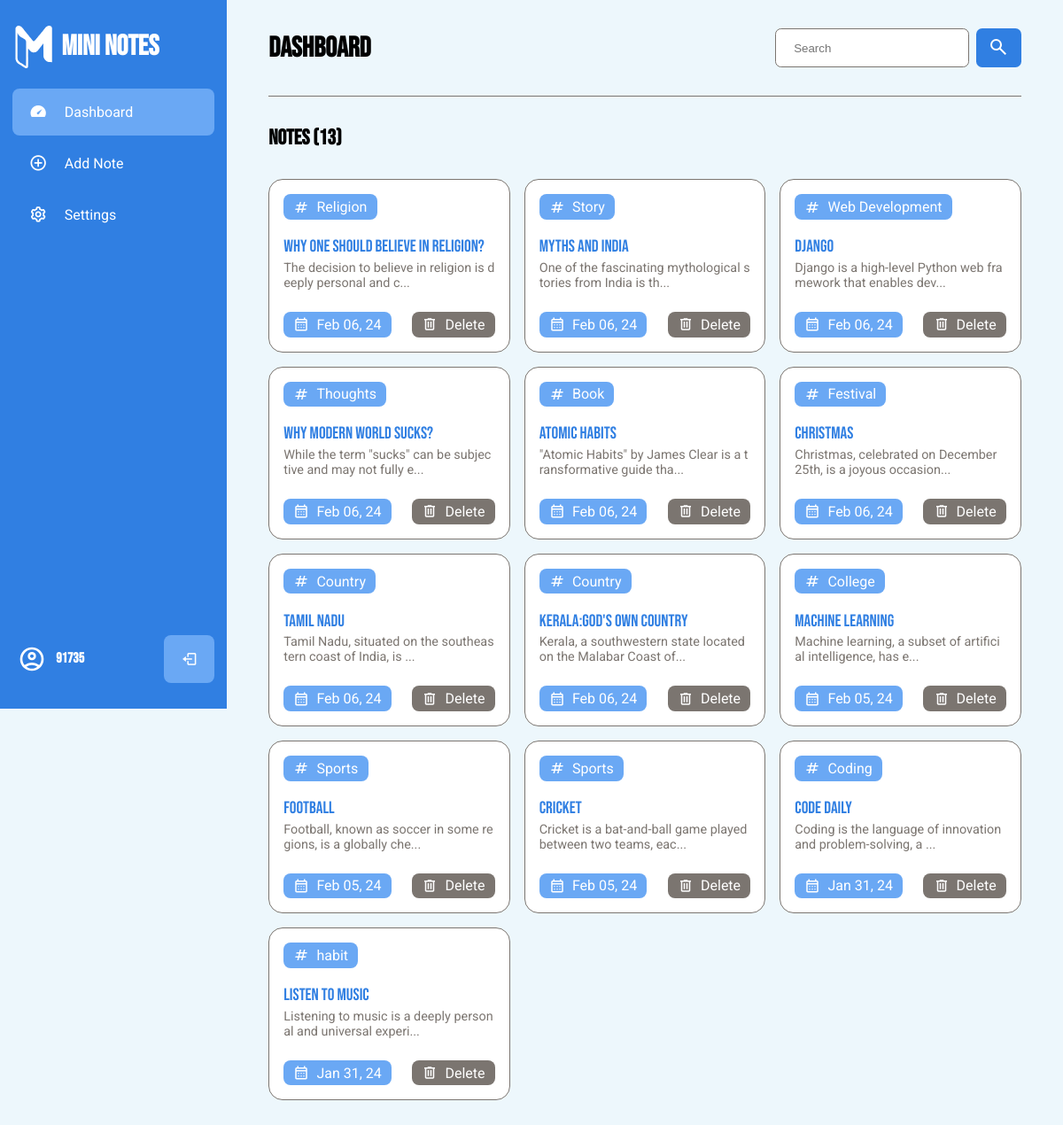
The app's page /dashboard/ (signed in), older data.
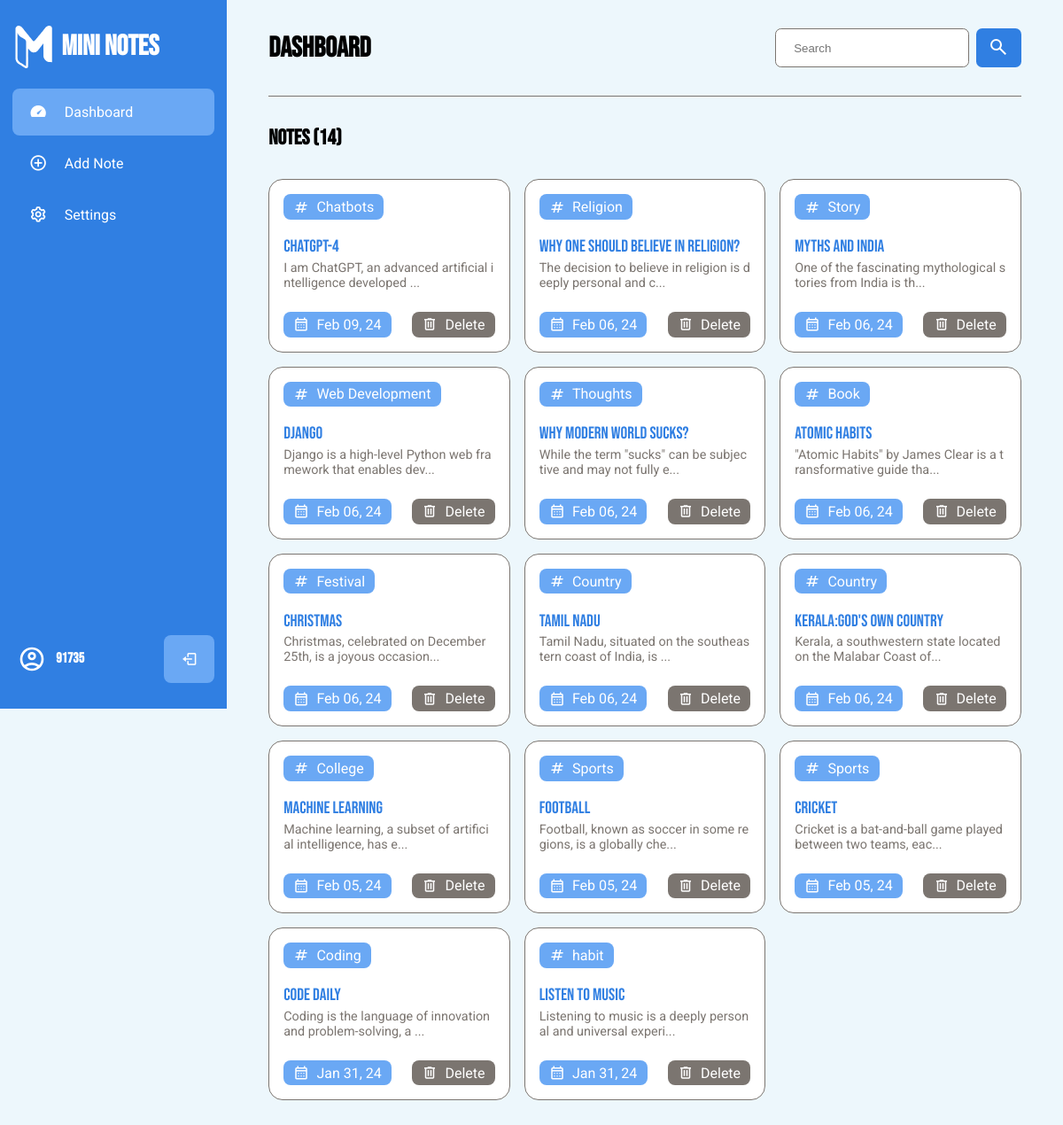
The same page, newer data.
### notesapp/models.py (models this page shows, shortened)
class Note(models.Model):
    user = models.ForeignKey(User, on_delete=models.CASCADE, default=1)
    title = models.CharField(max_length=255)
    content = models.TextField()
    tags = models.CharField(max_length=255, blank=True, null=True)
    slug = models.SlugField(unique=True)
    date_created = models.DateTimeField(auto_now_add=True)
    date_modified = models.DateTimeField(auto_now=True)

### notesapp/views.py (the view)
# urls.py: path("dashboard/", views.dashboard, name="dashboard"),
@login_required(login_url='userapp:login')
def dashboard(request):
    all_notes = Note.objects.filter(user=request.user)
    query = request.GET.get('search-query')
    if query:
        all_notes = all_notes.filter(
            Q(title__icontains=query) |
            Q(content__icontains=query) |
            Q(tags__icontains=query)
        ).distinct()
    all_notes = all_notes.order_by('-date_created')
    context = {
        "page_title": "MiniNotes | Dashboard",
        "notes": all_notes,
    }
    if not all_notes.exists() and not query:
        context['no_results_message'] = "No notes found."
        context['page_title'] = "MiniNotes | Dashboard - No Notes"
    elif not all_notes.exists() and query:
        context['no_results_message'] = "No search items found."
        context['page_title'] = "MiniNotes | Dashboard - No Search Results"
    return render(request, "dashboard.html", context)

### notesapp/templates/dashboard.html
{% extends 'base.html' %}
{% load static %}
{% block content %}
{% include 'partials/sidebar.html' %}
<div class="dashboard">
    <header class="dashboard-header content-container">
        <h1>Dashboard</h1>
        <form class="dashboard-search-box" role="search">
            <input class="dashboard-form-control" type="search" placeholder="Search" aria-label="Search"
                name="search-query">
            <button class="dashboard-search-btn" type="submit"> <span class="visually-hidden">Search</span>
                <img src="{% static 'images/search.svg' %}" alt="" class="dashboard-search-btn-icon"> </button>
        </form>
    </header>
    <main class="dashboard-main content-container">
        <div class="dashboard-title-div">
            <h2 class="dashboard-title">Notes ({% if notes %}{{ notes.count }}{% else %}0{% endif %})</h2>
        </div>
        <div class="notes-container">
            {% if no_results_message %}
            <p class="dashboard-search-item-result">{{ no_results_message }}</p>
            {% else %}
            <div class="notes-div">
                {% for note in notes %}
                <div class="note-card">
                    <div class="note-card-tag"><img src="{% static 'images/tag.svg' %}" class="note-card-tag-icon"><span
                            class="note-card-tag-content">{{note.tags}}</span></div>
                    <a href="{% url 'noteapp:notedetails' slug=note.slug %}" class="note-card-title">
                        {{note.title|slice:":45" }}{% if note.title|length > 45 %}...{% endif %}</a>
                    <p class="note-card-content">{{ note.content|slice:":60" }}{% if note.content|length > 20 %}...</p>
                    {% endif %}
                    <div class="note-card-details-div">
                        <div class="note-card-date-div">
                            <img src="{% static 'images/date.svg' %}" class="note-card-date-icon">
                            <span class="note-card-date-content">{{ note.date_modified|date:"M d, y"}}</span>
                        </div>
                        <div class="note-card-delete-div">
                            <a href="{% url 'noteapp:deletenote' slug=note.slug %}" class="note-card-delete-link"><img
                                    src="{% static 'images/delete.svg' %}" class="note-card-delete-icon"><span
                                    class="note-card-delete-content">Delete</span></a>
                        </div>
                    </div>
                </div>
                {% endfor %}
            </div>
            {% endif %}
        </div>
    </main>
</div>
{% endblock %}

### templates/base.html (shortened to what this page needs)
{% load static %}
<!DOCTYPE html>
<html lang="en">
<head>
    <link href='https://unpkg.com/boxicons@2.1.4/css/boxicons.min.css' rel='stylesheet'>
    <link rel="stylesheet" type="text/css" href="{% static 'css/style.css' %}">
</head>
<body>
    {% block content %} {% endblock %}
</body>
</html>

### notesapp/templates/partials/sidebar.html (shortened to what this page needs)
{% load static %}
<nav class="sidebar">
    <div class="sidebar-top">
        <img src="{% static 'images/note_app_logo_white.svg' %}" class="sidebar-logo" alt="sidebar-logo-image">
        <h3 class="hide sidebar-logo-text">Mini Notes</h3>
    </div>
    <div class="sidebar-links">
        <ul>
            <li class="tooltip-element" data-tooltip="0">
                <a href="{% url 'noteapp:dashboard' %}" data-active="0">
                    <div class="icon">
                        <i class='bx bxs-tachometer'></i>
                    </div>
                    <span class="link hide">Dashboard</span>
                </a>
            </li>
            <li class="tooltip-element" data-tooltip="1">
                <a href="{% url 'noteapp:addnote' %}" data-active="1">
                    <div class="icon">
                        <i class='bx bx-plus-circle'></i>
                    </div>
                    <span class="link hide">Add Note</span>
                </a>
            </li>
            <li class="tooltip-element" data-tooltip="2">
                <a href="{% url 'noteapp:settings' %}" data-active="2">
                    <div class="icon">
                        <i class='bx bx-cog'></i>
                    </div>
                    <span class="link hide">Settings</span>
                </a>
            </li>
        </ul>
    </div>
    <div class="sidebar-footer">
        {% if user.is_authenticated %}
        <div class="admin-user tooltip-element" data-tooltip="1">
            <div class="admin-profile hide">
                <img src="{% static 'images/account_circle.svg' %}" alt="" class="sidebar-account-image">
                <div class="admin-info">
                    <h3 class="sidebar-username">{{ user.username }}</h3>
                </div>
            </div>
            <a href="{% url 'userapp:logout' %}" class="log-out">
                <i class='bx bx-log-out'></i>
            </a>
        </div>
    </div>
    {% endif %}
</nav>

Row changes from the older to the newer data that the page shows:
added Note: tags "Chatbots", title "ChatGPT-4", content "I am ChatGPT, an advanced artificial intelligence developed", date_modified "Feb 09, 24"
Text that changed along with them:
{{ notes.count }}: "13" → "14"
